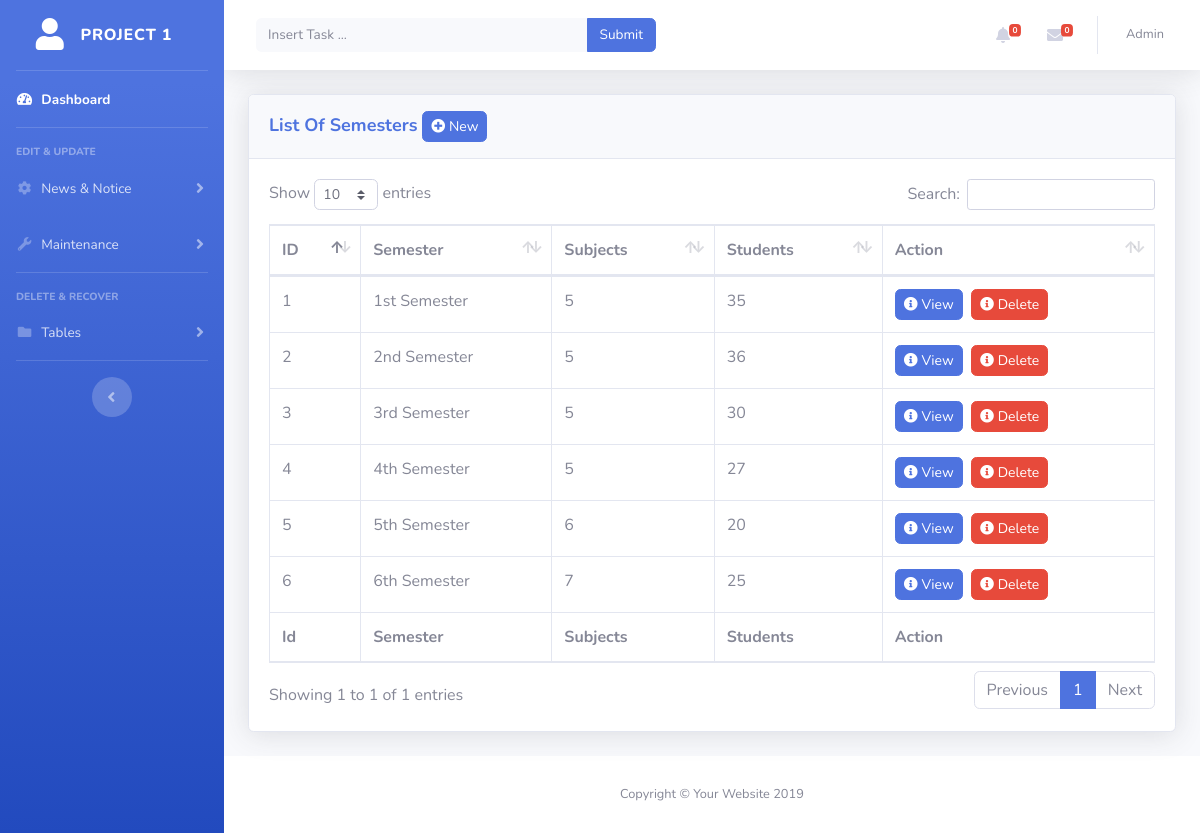
The app's page /admin_panel/setSemester.php (signed in) with its own data.
### tables this page shows
CREATE TABLE `semester` (
  `sem_id` int(11) NOT NULL,
  `semester` varchar(255) NOT NULL,
  `subjects` int(11) NOT NULL,
  `students` int(11) NOT NULL,
  `value` int(11) NOT NULL
);

### admin_panel/setSemester.php (the view, shortened to what this page needs)
<?php include"includes/header.php";
?>
<div class="container-fluid">
  <div class="card shadow mb-4">
    <div class="card-header py-3">
       <h6 class="m-0 font-weight-bold text-primary" style="font-size:18px">List Of Semesters <a href="#"  class="btn btn-primary btn-sm rounded" data-toggle="modal" data-target="#addSemester">  <i class="fa fa-plus-circle fw-fa"></i> New</a></h6>
    </div>
    <div class="card-body">
      <div class="table-responsive">
        <table class="table table-bordered" id="dataTable" width="100%" cellspacing="0">
          <thead>
            <tr>
              <th>ID</th>
              <th>Semester</th>
              <th>Subjects</th>
              <th>Students</th>
              <th>Action</th>
            </tr>
          </thead>
          <tfoot>
            <tr>
              <th>Id</th>
              <th>Semester</th>
              <th>Subjects</th>
              <th>Students</th>
              <th>Action</th>
            </tr>
          </tfoot>
          <?php
          include"includes/config.php";
            $sql = "SELECT * FROM semester where value=1";
            $result = mysqli_query($conn, $sql);
            $semesters = mysqli_fetch_all($result, MYSQLI_ASSOC);
         ?>
         <?php foreach ($semesters as $semester): ?>
          <tbody>
            <tr>
                <td><?php echo $semester['sem_id']; ?></td>
                <td><?php echo $semester['semester']; ?></td>
                <td><?php echo $semester['subjects']; ?></td>
                <td><?php echo $semester['students']; ?></td>
              <td><a href="setSemester.php?id=<?php echo $semester['sem_id']; ?>"  class="btn btn-primary btn-sm rounded" ><i class="fa fa-info-circle"></i> View</a>&nbsp;&nbsp;<a href="setSemester.php?delete=true&&id=<?php echo $semester['sem_id']; ?>"  class="btn btn-danger btn-sm rounded" >  <i class="fa fa-info-circle"></i> Delete</a></td>
            </tr>
            </tbody>
        <?php endforeach; ?>
        </table>
      </div>
    </div>
  </div>
</div>
<?php include"includes/footer.php"; ?>

### admin_panel/includes/header.php (shortened to what this page needs)
<!DOCTYPE html>
<html lang="en">
<head>
  <link href="vendor/fontawesome-free/css/all.min.css" rel="stylesheet" type="text/css">
  <link href="css/sb-admin-2.min.css" rel="stylesheet">
  <link href="vendor/datatables/dataTables.bootstrap4.min.css" rel="stylesheet">
</head>
<body id="page-top">
  <div id="wrapper">
    <ul class="navbar-nav bg-gradient-primary sidebar sidebar-dark accordion" id="accordionSidebar">
      <a class="sidebar-brand d-flex align-items-center justify-content-center" href="index.php">
        <div class="sidebar-brand-icon">
          <i class="fas fa-user"></i>
        </div>
        <div class="sidebar-brand-text mx-3">Project 1</div>
      </a>
      <hr class="sidebar-divider my-0">
      <li class="nav-item active">
        <a class="nav-link" href="index.php">
          <i class="fas fa-fw fa-tachometer-alt"></i>
          <span>Dashboard</span></a>
      </li>
      <hr class="sidebar-divider">
      <div class="sidebar-heading">
        Edit & Update
      </div>
      <li class="nav-item">
        <a class="nav-link collapsed" href="#" data-toggle="collapse" data-target="#collapseTwo" aria-expanded="true" aria-controls="collapseTwo">
          <i class="fas fa-fw fa-cog"></i>
          <span>News & Notice</span>
        </a>
      </li>
      <li class="nav-item">
        <a class="nav-link collapsed" href="#" data-toggle="collapse" data-target="#collapseUtilities" aria-expanded="true" aria-controls="collapseUtilities">
          <i class="fas fa-fw fa-wrench"></i>
          <span>Maintenance</span>
        </a>
      </li>
      <hr class="sidebar-divider">
      <div class="sidebar-heading">
        Delete & Recover
      </div>
      <li class="nav-item">
        <a class="nav-link collapsed" href="#" data-toggle="collapse" data-target="#collapsePages" aria-expanded="true" aria-controls="collapsePages">
          <i class="fas fa-fw fa-folder"></i>
          <span>Tables</span>
        </a>
      </li>
      <hr class="sidebar-divider d-none d-md-block">
      <div class="text-center d-none d-md-inline">
        <button class="rounded-circle border-0" id="sidebarToggle"></button>
      </div>
    </ul>
    <div id="content-wrapper" class="d-flex flex-column">
      <div id="content">
        <nav class="navbar navbar-expand navbar-light bg-white topbar mb-4 static-top shadow">
          <form class="d-none d-sm-inline-block form-inline mr-auto ml-md-3 my-2 my-md-0 mw-100 navbar-search" method="GET">
            <div class="input-group">
              <input type="text" class="form-control bg-light border-0 small" placeholder="Insert Task ..." aria-label="Search" aria-describedby="basic-addon2">
                <div class="input-group-append">
                  <input type="submit" class="btn btn-primary" name="insert">
                </div>
            </div>
          </form>
          <ul class="navbar-nav ml-auto">
            <li class="nav-item dropdown no-arrow mx-1">
              <a class="nav-link dropdown-toggle" href="#" id="alertsDropdown" role="button" data-toggle="dropdown" aria-haspopup="true" aria-expanded="false">
                <i class="fas fa-bell fa-fw"></i>
                <span class="badge badge-danger badge-counter">0</span>
              </a>
            </li>
            <li class="nav-item dropdown no-arrow mx-1">
              <a class="nav-link dropdown-toggle" href="#" id="messagesDropdown" role="button" data-toggle="dropdown" aria-haspopup="true" aria-expanded="false">
                <i class="fas fa-envelope fa-fw"></i>
                <span class="badge badge-danger badge-counter">0</span>
              </a>
            </li>
            <li class="nav-item dropdown no-arrow">
              <a class="nav-link dropdown-toggle" href="#" id="userDropdown" role="button" data-toggle="dropdown" aria-haspopup="true" aria-expanded="false">
                <span class="mr-2 d-none d-lg-inline text-gray-600 small">Admin</span>
              </a>
            </li>
          </ul>
        </nav>

### admin_panel/includes/footer.php (shortened to what this page needs)
<footer class="sticky-footer bg-white">
        <div class="container my-auto">
          <div class="copyright text-center my-auto">
            <span>Copyright &copy; Your Website 2019</span>
          </div>
        </div>
      </footer>
    </div>
  </div>
</body>
</html>

### records on screen
semester: sem_id "1", semester "1st Semester", subjects "5", students "35"
semester: sem_id "2", semester "2nd Semester", subjects "5", students "36"
semester: sem_id "3", semester "3rd Semester", subjects "5", students "30"
semester: sem_id "4", semester "4th Semester", subjects "5", students "27"
semester: sem_id "5", semester "5th Semester", subjects "6", students "20"
semester: sem_id "6", semester "6th Semester", subjects "7", students "25"
